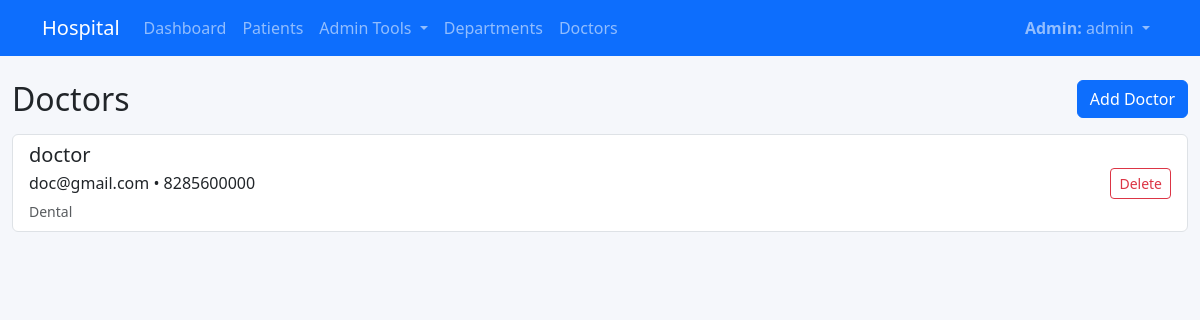
/doctors/ (signed in), run on the app's committed database.
### core/models.py (models this page shows, shortened)
class User(AbstractUser):
    class Roles(models.TextChoices):
        SUPERADMIN = 'superadmin', 'Super Admin'
        ADMIN = 'admin', 'Admin'
        DOCTOR = 'doctor', 'Doctor'
        PATIENT = 'patient', 'Patient'
        ANALYST = 'analyst', 'Analyst'
    role = models.CharField(
        max_length=20,
        choices=Roles.choices,
        default=Roles.PATIENT,
        help_text="Controls provisioning, profiles, and access policies.",
    )
    objects = UserManager()
    @property
    def is_patient(self) -> bool:
        return self.role == self.Roles.PATIENT
    class Meta:
        ordering = ['username']

class Doctor(models.Model):
    user = models.OneToOneField(
        settings.AUTH_USER_MODEL,
        on_delete=models.CASCADE,
        related_name='doctor_record',
        null=True,
        blank=True,
        help_text="Link to a doctor login account",
    )
    full_name = models.CharField(max_length=160)
    department = models.ForeignKey(Department, on_delete=models.CASCADE, related_name='doctors')
    email = models.EmailField(blank=True)
    phone = models.CharField(max_length=40, blank=True)

class Department(models.Model):
    name = models.CharField(max_length=120, unique=True)
    description = models.TextField(blank=True)

### core/views.py (the view)
# urls.py: path('doctors/', views.doctors, name='doctors'),
@login_required
def doctors(request):
    doctor_list = Doctor.objects.select_related('department').all()
    return render(request, 'doctors.html', {'doctors': doctor_list})

### templates/doctors.html (shortened to what this page needs)
{% extends 'base.html' %}
{% block content %}
<div class="d-flex justify-content-between align-items-center mb-3">
  <h2 class="mb-0">Doctors</h2>
  {% if request.user.is_staff %}
    <a class="btn btn-primary" href="{% url 'doctor_create' %}">Add Doctor</a>
  {% endif %}
</div>
<div class="list-group">
  {% for doc in doctors %}
  <div class="list-group-item">
    <div class="d-flex w-100 justify-content-between align-items-center">
      <div>
        <h5 class="mb-1">{{ doc.full_name }}</h5>
        <p class="mb-1">{{ doc.email }} {% if doc.phone %} • {{ doc.phone }}{% endif %}</p>
        <small class="text-muted">{{ doc.department.name }}</small>
      </div>
      {% if request.user.is_staff %}
      <a href="{% url 'doctor_delete' doc.pk %}" class="btn btn-sm btn-outline-danger" onclick="return confirm('Are you sure you want to delete this doctor?');">Delete</a>
      {% endif %}
    </div>
  </div>
  {% empty %}
  <p>No doctors yet.</p>
  {% endfor %}
</div>
{% endblock %}

### templates/base.html (shortened to what this page needs)
{% load static %}
<!DOCTYPE html>
<html lang="en">
<head>
    <link href="https://cdn.jsdelivr.net/npm/bootstrap@5.3.3/dist/css/bootstrap.min.css" rel="stylesheet">
    <link rel="stylesheet" href="{% static 'css/site.css' %}">
</head>
<body>
<nav class="navbar navbar-expand-lg navbar-dark bg-primary">
  <div class="container">
    <a class="navbar-brand" href="/">Hospital</a>
    <div class="collapse navbar-collapse" id="navbarsExample">
      <ul class="navbar-nav me-auto mb-2 mb-lg-0">
        {% if user.is_authenticated %}
          {% if user.is_staff %}
            <li class="nav-item"><a class="nav-link" href="{% url 'dashboard' %}">Dashboard</a></li>
            <li class="nav-item"><a class="nav-link" href="{% url 'patient_list' %}">Patients</a></li>
            <li class="nav-item dropdown">
              <a class="nav-link dropdown-toggle" href="#" id="adminToolsDropdown" role="button" data-bs-toggle="dropdown" aria-expanded="false">
                Admin Tools
              </a>
            </li>
          {% elif user.is_doctor %}
            <li class="nav-item"><a class="nav-link" href="{% url 'doctor_patients' %}">My Patients</a></li>
          {% else %}
            {% if user.is_patient %}
              <li class="nav-item"><a class="nav-link" href="{% url 'patient_detail' user.patient_profile.pk %}">My Profile</a></li>
            {% endif %}
          {% endif %}
          <li class="nav-item"><a class="nav-link" href="{% url 'departments' %}">Departments</a></li>
          <li class="nav-item"><a class="nav-link" href="{% url 'doctors' %}">Doctors</a></li>
        {% endif %}
      </ul>
      <ul class="navbar-nav">
        {% if user.is_authenticated %}
          <li class="nav-item dropdown">
            <a class="nav-link dropdown-toggle" href="#" id="navbarDropdown" role="button" data-bs-toggle="dropdown" aria-expanded="false">
              {% if user.is_staff %}
                <strong>Admin:</strong> {{ user.username }}
              {% elif user.is_doctor %}
                <strong>Doctor:</strong> {{ user.username }}
              {% else %}
                {% if user.is_patient %}
                  <strong>Patient:</strong> {{ user.patient_profile.full_name }}
                {% else %}
                  {{ user.username }}
                {% endif %}
              {% endif %}
            </a>
          </li>
        {% else %}
          <li class="nav-item"><a class="nav-link" href="{% url 'login' %}">Login</a></li>
          <li class="nav-item"><a class="nav-link" href="{% url 'patient_signup' %}">Sign Up</a></li>
        {% endif %}
      </ul>
    </div>
  </div>
  </nav>
  <main class="container py-4">
    {% block content %}{% endblock %}
  </main>
</body>
</html>

### static/css/site.css (style rules this page uses)
body { background-color: #f5f7fb; min-height: 100vh; font-family: "Segoe UI", Tahoma, Geneva, Verdana, sans-serif; }
main.container { max-width: 1280px; }

### data on the page
User: username "admin"
Doctor: full_name "doctor", email "doc@gmail.com", phone "8285600000", department.name "Dental"
